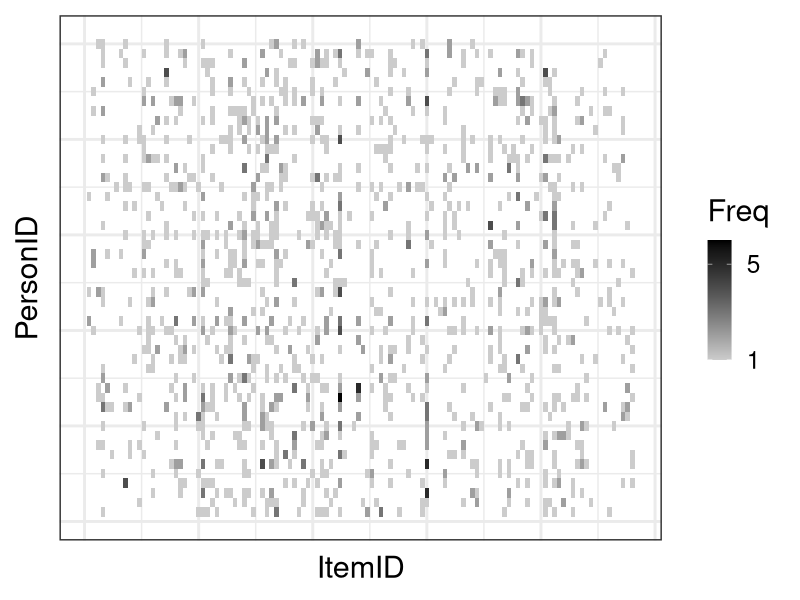

R code for this plot:
library(dplyr)
library(ggplot2)

N <- 50
I <- 120
d_ori <- read.csv(file='input/data-matrix-decomp.csv')
d <- data.frame(table(d_ori)) %>% filter(Freq >= 1)
d <- d %>% 
  mutate(PersonID = as.integer(PersonID),
         ItemID = as.integer(ItemID))

p <- ggplot(data=d, aes(x=ItemID, y=PersonID, fill=Freq)) +
  theme_bw(base_size=22) +
  theme(axis.text=element_blank(), axis.ticks=element_blank()) +
  geom_tile() +
  scale_fill_gradient(breaks=c(1,5,10), low='gray80', high='black')
ggsave(file='output/fig14-4.png', plot=p, dpi=300, w=8, h=6)
